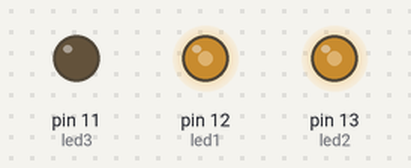
Simulated run of this sketch. Board: Arduino Uno, built with avr-gcc and run on an emulated ATmega328P. On the bench: output pins drawn as LEDs (lit = HIGH).

Above: at 0.1 s.
Timing chart, 0 to 1.6 s (numbered marks = the images above):
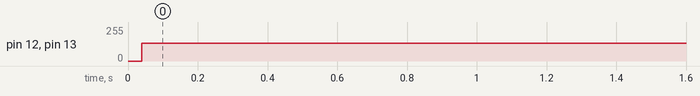

The sketch:

LED_Toggle.ino
```cpp
#define led1 12
#define led2 13
#define led3 11
void setup() {
  // put your setup code here, to run once:
pinMode(led1,OUTPUT);
pinMode(led2,OUTPUT);
pinMode(led3, OUTPUT);
digitalWrite(led1,HIGH);
digitalWrite(led2,HIGH);
}

void loop() {
  // put your main code here, to run repeatedly:

digitalWrite(led1, !digitalRead(led1));

digitalWrite(led2, !digitalRead(led2));

}
```

Measured:
- by itself, pin 12 (led1), pin 13 (led2): 0/255 → 132/255 at 0.04 s
